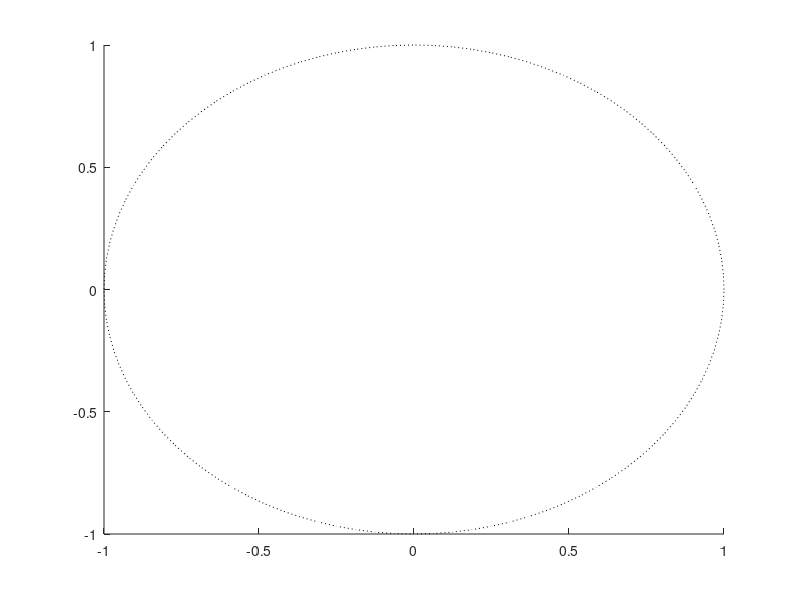

This chart was generated by the following MATLAB code:
function [xunit, yunit] = plot_SpectrumPhasorCircle()

hold on
th = 0:pi/50:2*pi;
xunit = 1.0 * cos(th) ;
yunit = 1.0 * sin(th);
plot(xunit, yunit,':k');
end